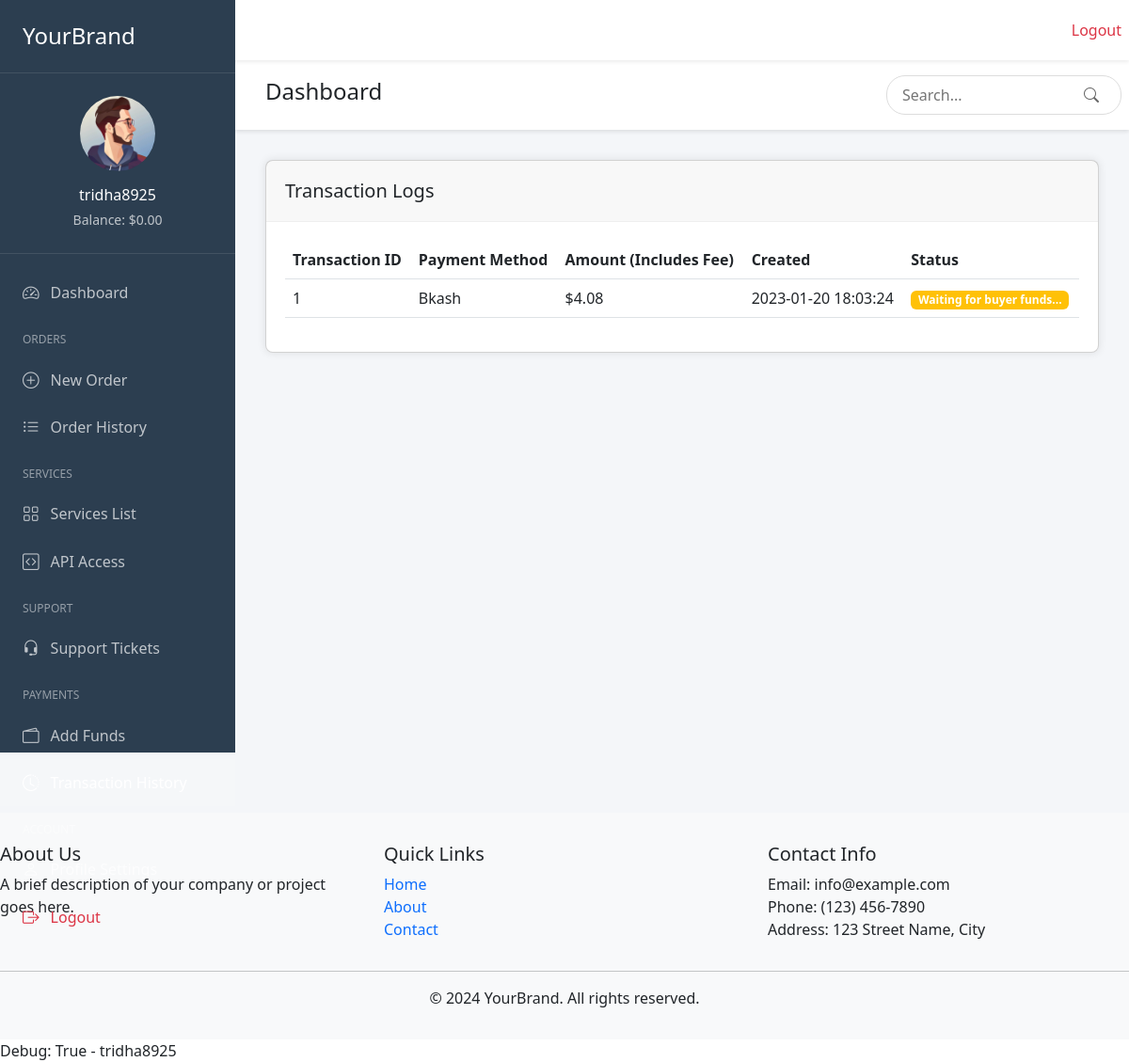
The app's page /dashboard/transaction-logs/ (signed in) with its own data.
### authentication/models.py (models this page shows, shortened)
class User(AbstractUser):
    phone_number = models.CharField(max_length=15, blank=True, null=True)
    profile_picture = models.ImageField(upload_to='profile_pictures/', null=True, blank=True)
    balance = models.DecimalField(max_digits=10, decimal_places=2, default=0.00)
    timezone = models.CharField(max_length=50, null=True, blank=True)
    phone = models.CharField(max_length=20, null=True, blank=True)
    address = models.TextField(null=True, blank=True)
    city = models.CharField(max_length=100, null=True, blank=True)
    website = models.URLField(null=True, blank=True)
    skype = models.CharField(max_length=50, null=True, blank=True)
    whatsapp = models.CharField(max_length=20, null=True, blank=True)
    api_key = models.CharField(max_length=64, null=True, blank=True)

### user_dashboard/views.py (the view)
# urls.py: path('transaction-logs/', views.transaction_logs, name='transaction_logs'),
@login_required
def transaction_logs(request):
    transactions = [
        {
            'id': 1,
            'amount': 4.08,
            'payment_method': 'Bkash',
            'status': 'Waiting for buyer funds...',
            'created': '2023-01-20 18:03:24'
        }
    ]
    context = {
        'active_tab': 'transactions',
        'transactions': transactions
    }
    return render(request, 'user_dashboard/transaction_logs.html', context)

### templates/user_dashboard/transaction_logs.html
{% extends 'user_dashboard/base_dashboard.html' %}
{% block dashboard_content %}
<div class="card">
    <div class="card-header">
        <h5 class="mb-0">Transaction Logs</h5>
    </div>
    <div class="card-body">
        <div class="table-responsive">
            <table class="table table-hover">
                <thead>
                    <tr>
                        <th>Transaction ID</th>
                        <th>Payment Method</th>
                        <th>Amount (Includes Fee)</th>
                        <th>Created</th>
                        <th>Status</th>
                    </tr>
                </thead>
                <tbody>
                    {% for transaction in transactions %}
                    <tr>
                        <td>{{ transaction.id }}</td>
                        <td>{{ transaction.payment_method }}</td>
                        <td>${{ transaction.amount }}</td>
                        <td>{{ transaction.created }}</td>
                        <td>
                            <span class="badge bg-warning">{{ transaction.status }}</span>
                        </td>
                    </tr>
                    {% empty %}
                    <tr>
                        <td colspan="5" class="text-center">No transactions found</td>
                    </tr>
                    {% endfor %}
                </tbody>
            </table>
        </div>
    </div>
</div>
{% endblock %}

### templates/user_dashboard/base_dashboard.html (shortened to what this page needs)
{% extends 'base.html' %}
{% load static %}
{% block content %}
<div class="dashboard-wrapper">
    <nav class="sidebar">
        <div class="brand-header">
            <h4 class="text-white mb-0">YourBrand</h4>
        </div>
        <div class="user-profile">
            {% if user.profile_picture and user.profile_picture.url %}
                <img src="{{ user.profile_picture.url }}" class="profile-img" alt="{{ user.username }}">
            {% else %}
                <img src="{% static 'images/default-avatar.png' %}" class="profile-img" alt="{{ user.username }}">
            {% endif %}
            <h6 class="username">{{ user.username }}</h6>
            <small class="balance">Balance: ${{ user.balance|default:"0.00" }}</small>
        </div>
        <div class="nav-menu">
            <a href="{% url 'user_dashboard' %}" class="nav-link {% if active_tab == 'dashboard' %}active{% endif %}">
                <i class="bi bi-speedometer2"></i>
                <span>Dashboard</span>
            </a>
            <div class="nav-section">ORDERS</div>
            <a href="{% url 'new_order' %}" class="nav-link {% if active_tab == 'new_order' %}active{% endif %}">
                <i class="bi bi-plus-circle"></i>
                <span>New Order</span>
            </a>
            <a href="{% url 'order_log' %}" class="nav-link {% if active_tab == 'order_history' %}active{% endif %}">
                <i class="bi bi-list-ul"></i>
                <span>Order History</span>
            </a>
            <div class="nav-section">SERVICES</div>
            <a href="{% url 'services' %}" class="nav-link {% if active_tab == 'services' %}active{% endif %}">
                <i class="bi bi-grid"></i>
                <span>Services List</span>
            </a>
            <a href="{% url 'api_documentation' %}" class="nav-link {% if active_tab == 'api' %}active{% endif %}">
                <i class="bi bi-code-square"></i>
                <span>API Access</span>
            </a>
            <div class="nav-section">SUPPORT</div>
            <a href="{% url 'ticket_list' %}" class="nav-link {% if active_tab == 'support' %}active{% endif %}">
                <i class="bi bi-headset"></i>
                <span>Support Tickets</span>
            </a>
            <div class="nav-section">PAYMENTS</div>
            <a href="{% url 'add_funds' %}" class="nav-link {% if active_tab == 'add_funds' %}active{% endif %}">
                <i class="bi bi-wallet2"></i>
                <span>Add Funds</span>
            </a>
            <a href="{% url 'transaction_logs' %}" class="nav-link {% if active_tab == 'transactions' %}active{% endif %}">
                <i class="bi bi-clock-history"></i>
                <span>Transaction History</span>
            </a>
            <div class="nav-section">ACCOUNT</div>
            <a href="{% url 'user_profile' %}" class="nav-link {% if active_tab == 'profile' %}active{% endif %}">
                <i class="bi bi-person"></i>
                <span>Profile Settings</span>
            </a>
            <a href="{% url 'logout' %}" class="nav-link text-danger">
                <i class="bi bi-box-arrow-right"></i>
                <span>Logout</span>
            </a>
        </div>
    </nav>
    <main class="main">
        <div class="topbar">
            <div class="page-header">
                <h4>Dashboard</h4>
            </div>
            <div class="topbar-right">
                <div class="search-box">
                    <input type="search" placeholder="Search..." class="search-input">
                    <button class="search-btn"><i class="bi bi-search"></i></button>
                </div>
            </div>
        </div>
        <div class="content">
            {% block dashboard_content %}{% endblock %}
        </div>
    </main>
</div>
<link rel="stylesheet" href="https://cdn.jsdelivr.net/npm/bootstrap-icons@1.7.2/font/bootstrap-icons.css">
{% endblock %}

### templates/base.html (shortened to what this page needs)
<!DOCTYPE html>
<html lang="en">
  <head>
    <link
      href="https://cdn.jsdelivr.net/npm/bootstrap@5.3.0/dist/css/bootstrap.min.css"
      rel="stylesheet"
    />
  </head>
  <body>
    <nav class="navbar navbar-expand-lg navbar-light bg-white shadow-sm">
      <div class="container">
        <a class="navbar-brand text-primary" href="{% url 'home' %}">
        </a>
        <div class="collapse navbar-collapse" id="navbarNav">
          <ul class="navbar-nav me-auto">
            <li class="nav-item">
              <a class="nav-link" href="{% url 'home' %}">Home</a>
            </li>
            <li class="nav-item">
              <a class="nav-link" href="{% url 'about' %}">About</a>
            </li>
            <li class="nav-item">
              <a class="nav-link" href="{% url 'contact' %}">Contact</a>
            </li>
          </ul>
          <ul class="navbar-nav">
            {% if user.is_authenticated %}
            <li class="nav-item">
              <a class="nav-link" href="{% url 'user_dashboard' %}"
                >Dashboard</a
              >
            </li>
            <li class="nav-item">
              <a class="nav-link text-danger" href="{% url 'logout' %}"
                >Logout</a
              >
            </li>
            {% endif %}
          </ul>
        </div>
      </div>
    </nav>
    <div class="main-content">
       {% block content %}{% endblock %}
    </div>
    <footer class="footer">
      <div class="container">
        <div class="row">
          <div class="col-md-4">
            <h5>About Us</h5>
            <p>A brief description of your company or project goes here.</p>
          </div>
          <div class="col-md-4">
            <h5>Quick Links</h5>
            <ul class="list-unstyled">
              <li>
                <a href="{% url 'home' %}" class="text-decoration-none">Home</a>
              </li>
              <li>
                <a href="{% url 'about' %}" class="text-decoration-none"
                  >About</a
                >
              </li>
              <li>
                <a href="{% url 'contact' %}" class="text-decoration-none"
                  >Contact</a
                >
              </li>
            </ul>
          </div>
          <div class="col-md-4">
            <h5>Contact Info</h5>
            <ul class="list-unstyled">
              <li>Email: info@example.com</li>
              <li>Phone: (123) 456-7890</li>
              <li>Address: 123 Street Name, City</li>
            </ul>
          </div>
        </div>
        <hr />
        <div class="text-center">
          <p class="mb-0">&copy; 2024 YourBrand. All rights reserved.</p>
        </div>
      </div>
    </footer>
    <div class="container">
      Debug: {{ user.is_authenticated }} - {{ user.username }}
    </div>
  </body>
</html>

### templates/base.html (style rules this page uses)
body { display: flex; flex-direction: column; min-height: 100vh; overflow-x: hidden; }
.main-content { flex: 1; }
.navbar-brand { font-size: 1.5rem; font-weight: bold; }
.footer { background-color: #f8f9fa; padding: 2rem 0; margin-top: auto; }
.container { max-width: 100% !important; padding: 0 !important; margin: 0 !important; }

### templates/user_dashboard/base_dashboard.html (style rules this page uses)
* { margin: 0; padding: 0; box-sizing: border-box; }
.dashboard-wrapper { display: flex; min-height: 100vh; background: #f4f6f9; }
.sidebar { width: 250px; background: #2c3e50; height: 100vh; position: fixed; left: 0; top: 0; color: #fff; }
.brand-header { padding: 1.5rem; border-bottom: 1px solid rgba(255,255,255,0.1); }
.user-profile { padding: 1.5rem; text-align: center; border-bottom: 1px solid rgba(255,255,255,0.1); }
.profile-img { width: 80px; height: 80px; border-radius: 50%; margin-bottom: 1rem; }
.username { margin-bottom: 0.25rem; color: #fff; }
.balance { color: rgba(255,255,255,0.7); }
.nav-menu { padding: 1rem 0; }
.nav-section { padding: 1rem 1.5rem 0.5rem; font-size: 0.75rem; color: rgba(255,255,255,0.5); text-transform: uppercase; }
.nav-link { display: flex; align-items: center; padding: 0.75rem 1.5rem; color: rgba(255,255,255,0.7); text-decoration: none; transition: all 0.3s; }
.nav-link:hover, .nav-link.active { background: rgba(255,255,255,0.1); color: #fff; }
.nav-link i { margin-right: 0.75rem; font-size: 1.1rem; }
.main { flex: 1; margin-left: 250px; width: calc(100% - 250px); }
.topbar { background: #fff; padding: 1rem 2rem; display: flex; justify-content: space-between; align-items: center; box-shadow: 0 2px 4px rgba(0,0,0,0.1); }
.search-box { display: flex; align-items: center; }
.search-input { padding: 0.5rem 1rem; border: 1px solid #ddd; border-radius: 20px; outline: none; width: 250px; }
.search-btn { background: none; border: none; margin-left: -40px; color: #666; cursor: pointer; }
.content { padding: 2rem; }
.card { background: #fff; border-radius: 8px; box-shadow: 0 0 10px rgba(0,0,0,0.1); margin-bottom: 1.5rem; }
.card-header { padding: 1.25rem; border-bottom: 1px solid #eee; }
.card-body { padding: 1.25rem; }

### records on screen
User: username "tridha8925", balance "0.00", is_authenticated "True"

### other values on screen
{{ transaction.id }} "1"
{{ transaction.payment_method }} "Bkash"
{{ transaction.amount }} "4.08"
{{ transaction.created }} "2023-01-20 18:03:24"
{{ transaction.status }} "Waiting for buyer funds..."
